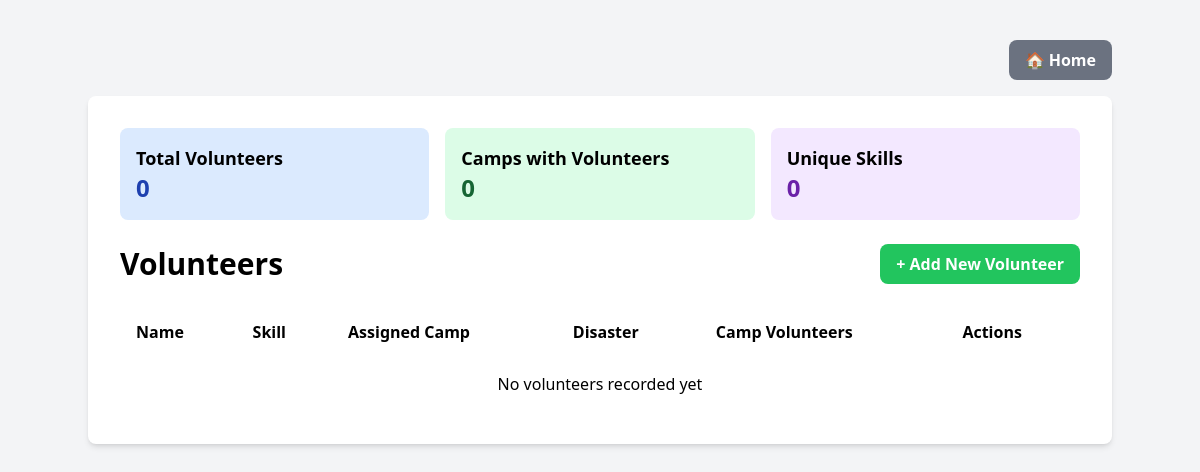
Page /volunteers.php on the earlier database version.
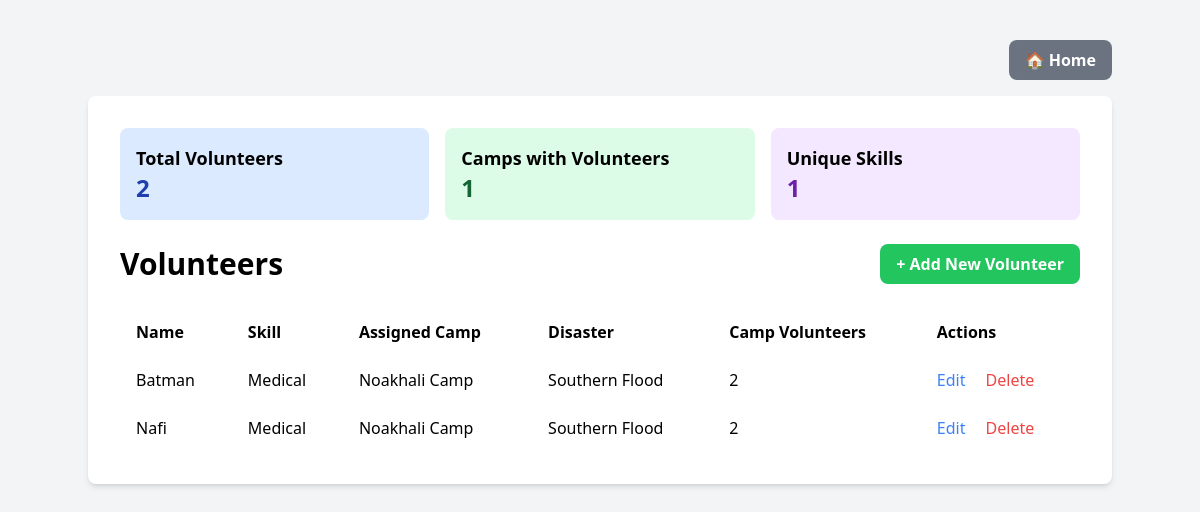
Same page on the later database version.
### tables this page shows
CREATE TABLE `volunteer` (
  `id` int(11) NOT NULL,
  `name` varchar(100) DEFAULT NULL,
  `skill` varchar(100) DEFAULT NULL,
  `camp_id` int(11) DEFAULT NULL
);

CREATE TABLE `relief_camp` (
  `id` int(11) NOT NULL,
  `name` varchar(255) NOT NULL,
  `capacity` int(11) DEFAULT NULL,
  `disaster_id` int(11) DEFAULT NULL
);

CREATE TABLE `disaster` (
  `id` int(11) NOT NULL,
  `name` varchar(255) NOT NULL,
  `type` varchar(100) DEFAULT NULL,
  `location` varchar(255) DEFAULT NULL
);

### public/volunteers.php (the view, shortened to what this page needs)
<?php
require_once '../includes/db_connect.php';
$sql = "SELECT
    v.*,
    rc.name AS camp_name,
    d.name AS disaster_name,
    (SELECT COUNT(*) FROM Volunteer WHERE camp_id = v.camp_id) as volunteers_in_camp
FROM Volunteer v
LEFT JOIN Relief_Camp rc ON v.camp_id = rc.id
LEFT JOIN disaster d ON rc.disaster_id = d.id
ORDER BY v.id DESC";
$result = $conn->query($sql);
$stats_sql = "SELECT
    COUNT(*) as total_volunteers,
    COUNT(DISTINCT camp_id) as camps_with_volunteers,
    COUNT(DISTINCT skill) as unique_skills
FROM Volunteer";
$stats_result = $conn->query($stats_sql);
$stats = $stats_result->fetch_assoc();
?>
<!DOCTYPE html>
<html lang="en">
<head>
    <script src="https://cdn.tailwindcss.com"></script>
</head>
<body class="bg-gray-100">
    <div class="container mx-auto mt-10">
        <div class="flex justify-end mb-4">
            <a href="index.php" class="bg-gray-500 text-white font-bold py-2 px-4 rounded-lg hover:bg-gray-600">
                🏠 Home
            </a>
        </div>
        <div class="p-8 bg-white rounded-lg shadow-md">
        <div class="grid grid-cols-3 gap-4 mb-6">
            <div class="bg-blue-100 p-4 rounded-lg">
                <h3 class="text-lg font-semibold">Total Volunteers</h3>
                <p class="text-2xl font-bold text-blue-800"><?php echo $stats['total_volunteers']; ?></p>
            </div>
            <div class="bg-green-100 p-4 rounded-lg">
                <h3 class="text-lg font-semibold">Camps with Volunteers</h3>
                <p class="text-2xl font-bold text-green-800"><?php echo $stats['camps_with_volunteers']; ?></p>
            </div>
            <div class="bg-purple-100 p-4 rounded-lg">
                <h3 class="text-lg font-semibold">Unique Skills</h3>
                <p class="text-2xl font-bold text-purple-800"><?php echo $stats['unique_skills']; ?></p>
            </div>
        </div>
        <div class="flex justify-between items-center mb-6">
            <h1 class="text-3xl font-bold">Volunteers</h1>
            <a href="add_volunteer.php" class="bg-green-500 text-white font-bold py-2 px-4 rounded-lg hover:bg-green-600">
                + Add New Volunteer
            </a>
        </div>
        <table class="min-w-full bg-white">
            <thead>
                <tr>
                    <th class="py-3 px-4 text-left">Name</th>
                    <th class="py-3 px-4 text-left">Skill</th>
                    <th class="py-3 px-4 text-left">Assigned Camp</th>
                    <th class="py-3 px-4 text-left">Disaster</th>
                    <th class="py-3 px-4 text-left">Camp Volunteers</th>
                    <th class="py-3 px-4 text-left">Actions</th>
                </tr>
            </thead>
            <tbody>
                <?php if ($result->num_rows > 0): ?>
                    <?php while($row = $result->fetch_assoc()): ?>
                        <tr>
                            <td class="py-3 px-4"><?php echo htmlspecialchars($row['name']); ?></td>
                            <td class="py-3 px-4"><?php echo htmlspecialchars($row['skill']); ?></td>
                            <td class="py-3 px-4"><?php echo htmlspecialchars($row['camp_name'] ?? 'Not Assigned'); ?></td>
                            <td class="py-3 px-4"><?php echo htmlspecialchars($row['disaster_name'] ?? 'N/A'); ?></td>
                            <td class="py-3 px-4"><?php echo htmlspecialchars($row['volunteers_in_camp']); ?></td>
                            <td class="py-3 px-4">
                                <a href="edit_volunteer.php?id=<?php echo $row['id']; ?>" class="text-blue-500 hover:text-blue-700">Edit</a>
                                <a href="delete_volunteer.php?id=<?php echo $row['id']; ?>"
                                   class="text-red-500 hover:text-red-700 ml-4"
                                   onclick="return confirm('Are you sure you want to delete this volunteer?')">Delete</a>
                            </td>
                        </tr>
                    <?php endwhile; ?>
                <?php else: ?>
                    <tr>
                        <td colspan="6" class="text-center py-4">No volunteers recorded yet</td>
                    </tr>
                <?php endif; ?>
            </tbody>
        </table>
    </div>
</body>
</html>

Differences in the rows shown:
added volunteer: name "Batman", skill "Medical", camp.name "Noakhali Camp", disaster.name "Southern Flood", volunteers_in_camp "2"
added volunteer: name "Nafi", skill "Medical", camp.name "Noakhali Camp", disaster.name "Southern Flood", volunteers_in_camp "2"
Other differences:
$stats['total_volunteers']: "0" → "2"
$stats['camps_with_volunteers']: "0" → "1"
$stats['unique_skills']: "0" → "1"
text no longer shown: "No volunteers recorded yet"
